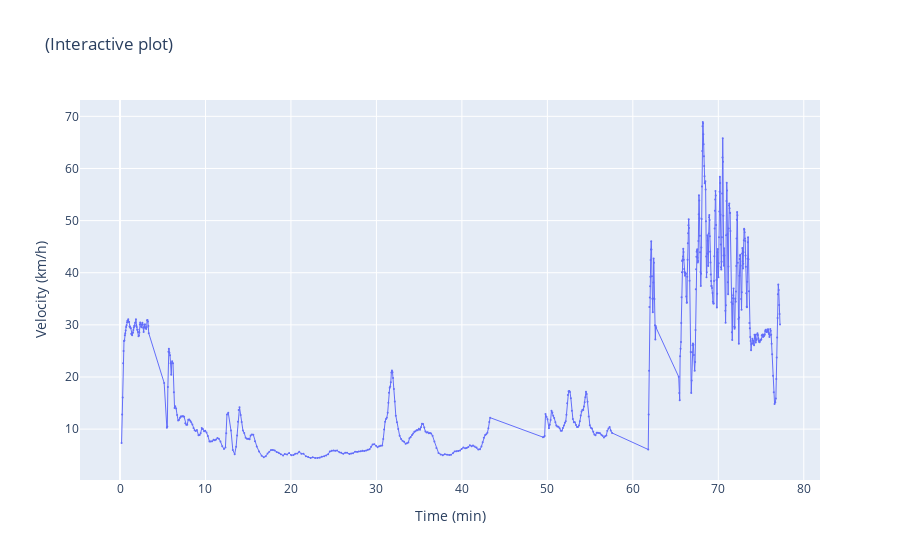

The code cell stored with this chart in its notebook:
### Markdown cell above
### Generating interactive plots

### Code cell
import plotly.express as px
fig = px.line(df, x="Cumulative_Time", y="Corrected_Velocity",
                title="(Interactive plot)",labels={"Cumulative_Time": 'Time (min)', "Corrected_Velocity": 'Velocity (km/h)'}, markers=True )
fig.update_traces(marker=dict(size=2), line=dict(dash='solid', width=1))
fig.show()

### Figure 1 — Plotly figure (JSON) as saved in the notebook; plotly's stock layout.template omitted (floating-point values rounded to 4 significant figures; data arrays with more than 128 entries replaced by an {"elided": "..."} marker saying what was removed)
{"data": [{"hovertemplate": "Time (min)=%{x}<br>Velocity (km/h)=%{y}<extra></extra>", "legendgroup": "", "line": {"color": "#636efa", "dash": "solid", "width": 1}, "marker": {"size": 2, "symbol": "circle"}, "mode": "markers+lines", "name": "", "orientation": "v", "showlegend": false, "type": "scatter", "x": {"elided": "671 float values"}, "xaxis": "x", "y": {"elided": "671 float values"}, "yaxis": "y"}], "layout": {"legend": {"tracegroupgap": 0}, "title": {"text": "(Interactive plot)"}, "xaxis": {"anchor": "y", "domain": [0, 1], "title": {"text": "Time (min)"}}, "yaxis": {"anchor": "x", "domain": [0, 1], "title": {"text": "Velocity (km/h)"}}}}
